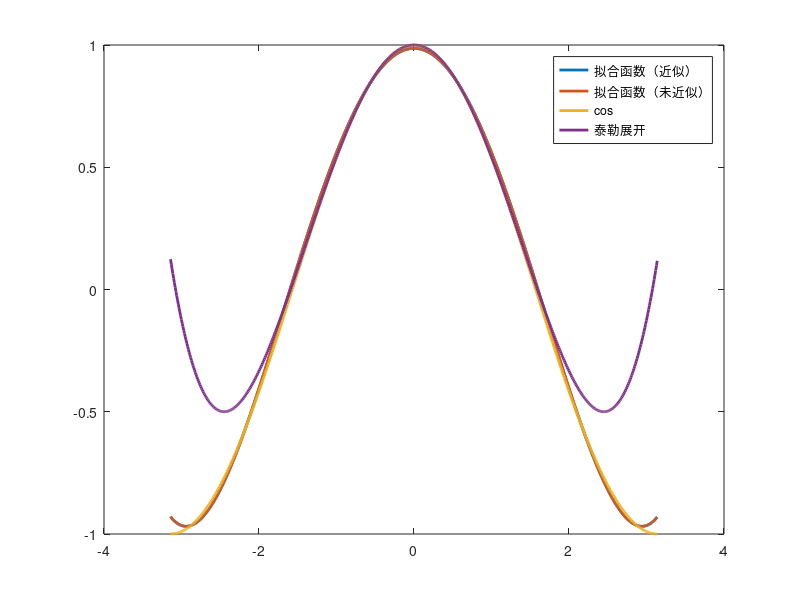

Here is the MATLAB script that generated this plot:
format long %a为0次系数，b为一次系数...
ff='0';     %直到f为5次系数。
fj=0;     %将系数手动输入到''和=后
f=eval(ff)
ef='-1575/(4*pi^6)+33075/(8*pi^8)';%带f为近似值
ej=-1575/(4*pi^6)+33075/(8*pi^8);%带j为精确值
e=eval(ef)      %计算近似值（π和根号的近似）
df='0';         %下同（略）
dj=0;
d=eval(df)
cf='-14175/(4*pi^6)+315/(pi^4)';
cj=-14175/(4*pi^6)+315/(pi^4);
c=eval(cf)
bf='0';
bj=0;
b=eval(bf)
af='-105/(4*pi^2)+2835/(8*pi^4)+0.008';
aj=-105/(4*pi^2)+2835/(8*pi^4)+0.008;
a=eval(af)
x= -pi:0.01:pi;  %设置区间和d与u相同
xlim([-pi pi]);
ylim([-1 1]);        %下面分别是近似和精确值函数
y=a+b*x+c*(x.^2)+d*(x.^3)+e*(x.^4)+f*(x.^5);
yj=aj+b*x+cj*(x.^2)+d*(x.^3)+ej*(x.^4)+f*(x.^5);
plot(x,y,'LineWidth',2);    %绘图
hold on;        %保留先前图形
plot(x,yj,'LineWidth',2);
hold on;
z=cos(x);
hold on;
plot(x,z,'LineWidth',2);
p=1-x.^2/(2*1)+x.^4/(4*3*2*1);%这是泰勒展开给出的近似
plot(x,p,'LineWidth',2);  %下面是给出图例
legend('拟合函数（近似）','拟合函数（未近似）','cos','泰勒展开');
